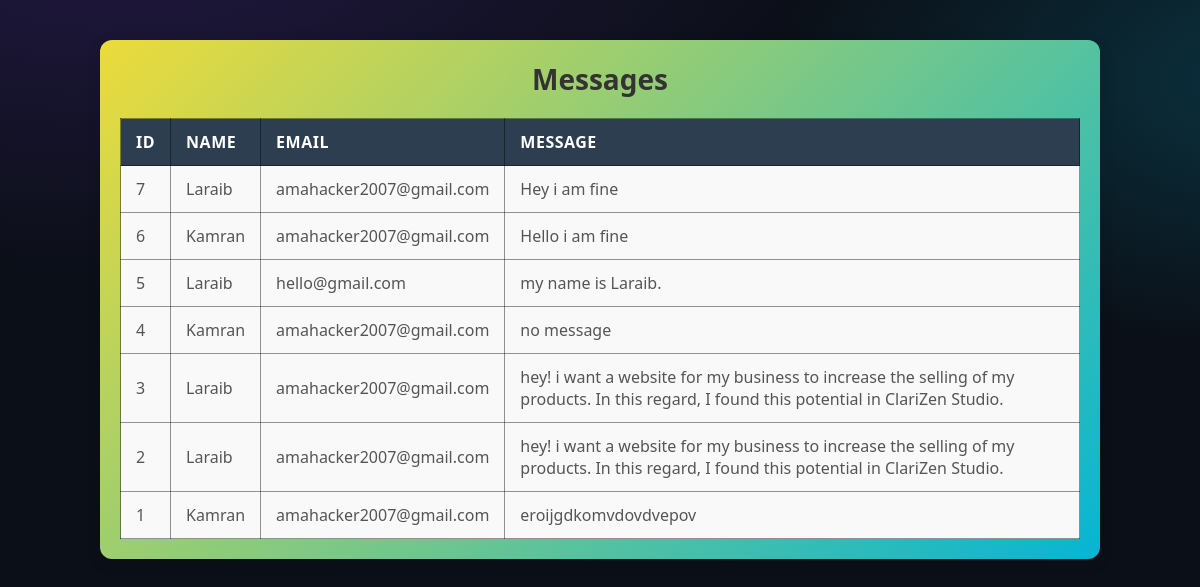
The app's page /admin/messages (signed in) with its own data.
### tables this page shows
CREATE TABLE messages (
                    id INTEGER PRIMARY KEY AUTOINCREMENT,
                    name TEXT,
                    email TEXT,
                    message TEXT);

### app.py (the view)
@app.route('/admin/messages')
def admin_messages():
    if not session.get('admin'):
        return redirect(url_for('login'))
    con = sqlite3.connect(DB)
    cur = con.cursor()
    cur.execute("SELECT * FROM messages ORDER BY id DESC")
    messages = cur.fetchall()
    con.close()
    return render_template("admin_messages.html", messages=messages)

### templates/admin_messages.html (shortened to what this page needs)
<!DOCTYPE html>
<html lang="en">
<head>
   <link rel="stylesheet" href="../static/css/admin.css">
</head>
<body>
<div class="admin-msg-container">
  <h2>Messages</h2>
  <table class="msg-table">
    <tr>
      <th>ID</th><th>Name</th><th>Email</th><th>Message</th>
    </tr>
    {% for m in messages %}
    <tr>
      <td>{{m[0]}}</td>
      <td>{{m[1]}}</td>
      <td>{{m[2]}}</td>
      <td>{{m[3]}}</td>
    </tr>
    {% endfor %}
  </table>
</div>
</body>
</html>

### static/css/admin.css (style rules this page uses)
* { margin: 0; padding: 0; box-sizing: border-box; }
body { background: radial-gradient(1200px 600px at 10% -10%, rgba(124, 58, 237, 0.20), transparent 60%), radial-gradient(1000px 500px at 110% 10%, rgba(6, 182, 212, 0.22), transparent 55%), linear-gradient(180deg, #0b0f17, #0b0f17); background-attachment: fixed; }
html { scroll-behavior: smooth; }
.admin-msg-container { max-width: 1000px; margin: 40px auto; padding: 20px; background: linear-gradient(135deg, #eddb3a, #06b5d4); border-radius: 12px; box-shadow: 0 4px 15px rgba(0, 0, 0, 0.1); font-family: "Segoe UI", Tahoma, Geneva, Verdana, sans-serif; }
.admin-msg-container h2 { margin-bottom: 20px; font-size: 28px; font-weight: 600; color: #333; text-align: center; }
.msg-table { width: 100%; border-collapse: collapse; font-size: 16px; text-align: left; }
.msg-table, .msg-table th, .msg-table td { border: 1px solid rgba(0, 0, 0, 0.418); }
.msg-table th { background: #2c3e50; color: #fff; padding: 12px 15px; font-weight: 600; text-transform: uppercase; letter-spacing: 0.5px; }
.msg-table td { padding: 12px 15px; color: #555; }
.msg-table tr { background: #f9f9f9; }

### records on screen
messages: id "7", name "Laraib", email "amahacker2007@gmail.com", message "Hey i am fine"
messages: id "6", name "Kamran", email "amahacker2007@gmail.com", message "Hello i am fine"
messages: id "5", name "Laraib", email "hello@gmail.com", message "my name is Laraib."
messages: id "4", name "Kamran", email "amahacker2007@gmail.com", message "no message"
messages: id "3", name "Laraib", email "amahacker2007@gmail.com", message "hey! i want a website for my business to increase the selling of my products. In this regard, I found this potential in ClariZen Studio."
messages: id "2", name "Laraib", email "amahacker2007@gmail.com", message "hey! i want a website for my business to increase the selling of my products. In this regard, I found this potential in ClariZen Studio."
messages: id "1", name "Kamran", email "amahacker2007@gmail.com", message "eroijgdkomvdovdvepov"
